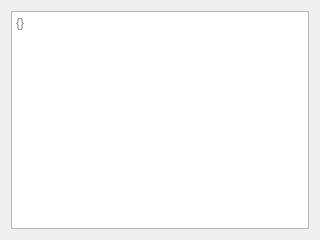
<?xml version="1.0" encoding="UTF-8"?>
<ui version="4.0">
 <class>UnknownPluginWidget</class>
 <widget class="QWidget" name="UnknownPluginWidget">
  <property name="geometry">
   <rect>
    <x>0</x>
    <y>0</y>
    <width>320</width>
    <height>240</height>
   </rect>
  </property>
  <property name="windowTitle">
   <string>Form</string>
  </property>
  <layout class="QGridLayout" name="gridLayout">
   <item row="0" column="0">
    <widget class="QTextBrowser" name="textBrowser">
     <property name="readOnly">
      <bool>false</bool>
     </property>
     <property name="acceptRichText">
      <bool>false</bool>
     </property>
     <property name="placeholderText">
      <string>{}</string>
     </property>
    </widget>
   </item>
  </layout>
 </widget>
 <resources/>
 <connections/>
</ui>
